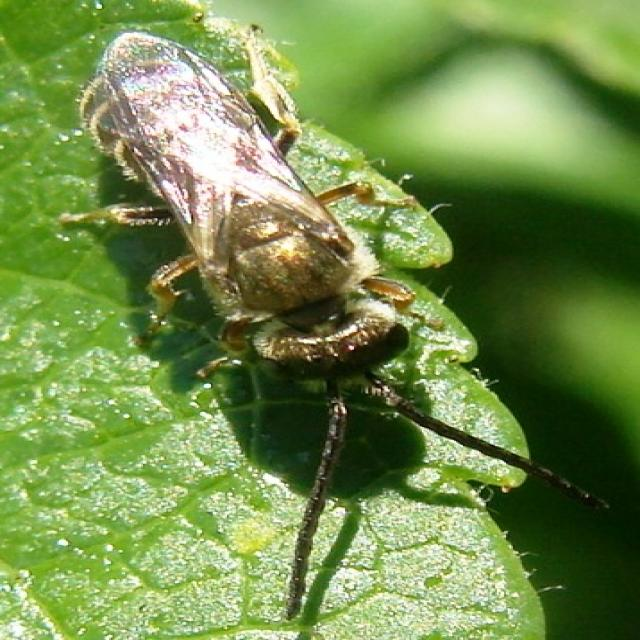
#> input picture Dataset/Dataset_tools/mosaic_creator/input_images/Lasioglossum.png, 640 x 640 px; its folder holds 4 pictures in this run
$ python create_image_mosaic.py
#> lines starting #> are read from the running program, lines starting #| are printed output that depends on the picture
from PIL import Image
import numpy as np
from pathlib import Path


def create_mosaic(image_files, output_file, rows, cols):
    # Load images
#> called with rows = 2, cols = 2
    images = [Image.open(file) for file in image_files]
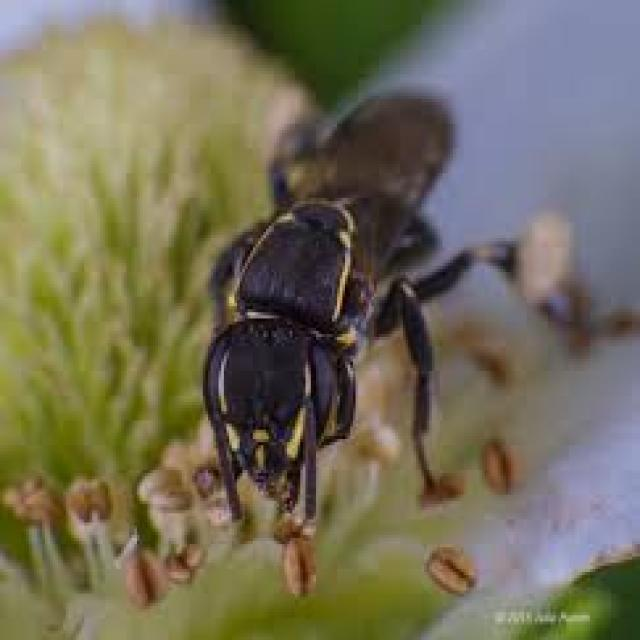
#> input picture Dataset/Dataset_tools/mosaic_creator/input_images/Meliponula.png, 640 x 640 px
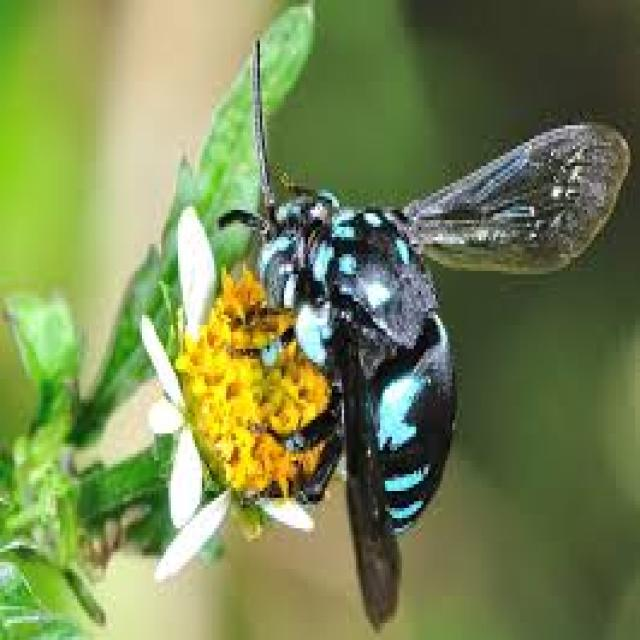
#> input picture Dataset/Dataset_tools/mosaic_creator/input_images/Thyreus.png, 640 x 640 px
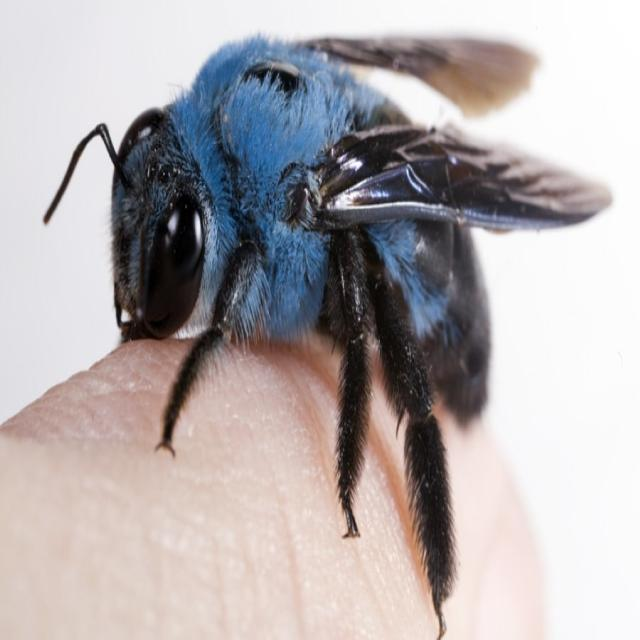
#> input picture Dataset/Dataset_tools/mosaic_creator/input_images/Xylocopa.png, 640 x 640 px
#> images = 4 items

    # Determine the max dimensions
    max_width = max_height = min_width = min_height = None

    # Determine min and max dimensions to maintain aspect ratio
    for i in images:
        if max_width is None or i.size[0] > max_width:
            max_width = i.size[0]
        if max_height is None or i.size[1] > max_height:
            max_height = i.size[1]
        if min_width is None or i.size[0] < min_width:
            min_width = i.size[0]
        if min_height is None or i.size[1] < min_height:
            min_height = i.size[1]
#> this loop made 4 passes
#> (max_width, max_height, min_width, min_height) on pass 1: (640, 640, 640, 640)
#> after the loop, max_height = 640; max_width = 640; min_height = 640; min_width = 640

    # The size each image needs to be rescaled to
    target_width = max_width // cols
#> target_width = 320
    target_height = max_height // rows
#> target_height = 320

    # Create the mosaic image
    mosaic = Image.new("RGB", (max_width, max_height))
#> mosaic: PIL image 640x640 RGB; every value is 0

    # Resize and paste images into the mosaic
    for idx, image in enumerate(images):
        # Calculate the scaling factor
        scaling_factor = min(
            target_width / image.size[0], target_height / image.size[1]
        )

        # Compute the new size to maintain aspect ratio
        new_width = int(image.size[0] * scaling_factor)
        new_height = int(image.size[1] * scaling_factor)

        # Resize the image using the scaling factor
        resized_image = image.resize((new_width, new_height), Image.Resampling.LANCZOS)

        # Calculate position (top left corner of where the image will be pasted)
        row = idx // cols
        col = idx % cols
        left = col * target_width + (target_width - new_width) // 2
        upper = row * target_height + (target_height - new_height) // 2

        # Paste the resized image into the mosaic
        mosaic.paste(resized_image, (left, upper))
#> this loop made 4 passes
#> (row, col, left, upper) on passes 1 to 4: (0, 0, 0, 0), (0, 1, 320, 0), (1, 0, 0, 320), (1, 1, 320, 320)
#> pass 1, in create_mosaic, `resized_image = image.resize((new_width, new_height), Image.Resampling..`:
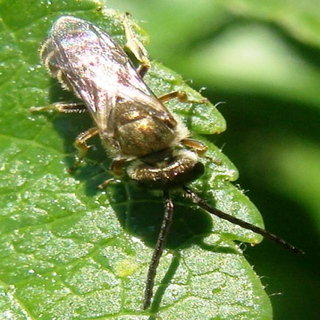
#> resized_image: PIL image 320x320 RGB; mean R, G, B 115.6, 141.7, 76.2
#> after the loop:
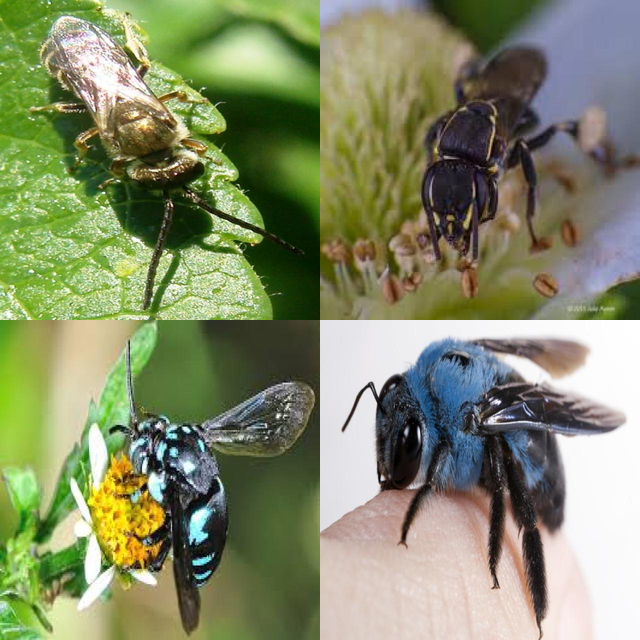
#> mosaic: PIL image 640x640 RGB; mean R, G, B 132.5, 139.9, 105.4

    # Save the mosaic
    mosaic.save(output_file)
    return mosaic


# Define the directory path where to look for images
directory_path = Path("Dataset/Dataset_tools/mosaic_creator/input_images")

# Specify the images to combine
image_paths = (
    list(directory_path.glob("*.jpg"))
    + list(directory_path.glob("*.jpeg"))
    + list(directory_path.glob("*.JPG"))
    + list(directory_path.glob("*.png"))
)

# Specify the output file name
output_file = "Dataset/Dataset_tools/mosaic_creator/mosaic_2.jpg"

# Define the number of rows and columns in the mosaic
rows = cols = int(np.ceil(np.sqrt(len(image_paths))))

# Create and save the mosaic
create_mosaic(image_paths, output_file, rows, cols)
